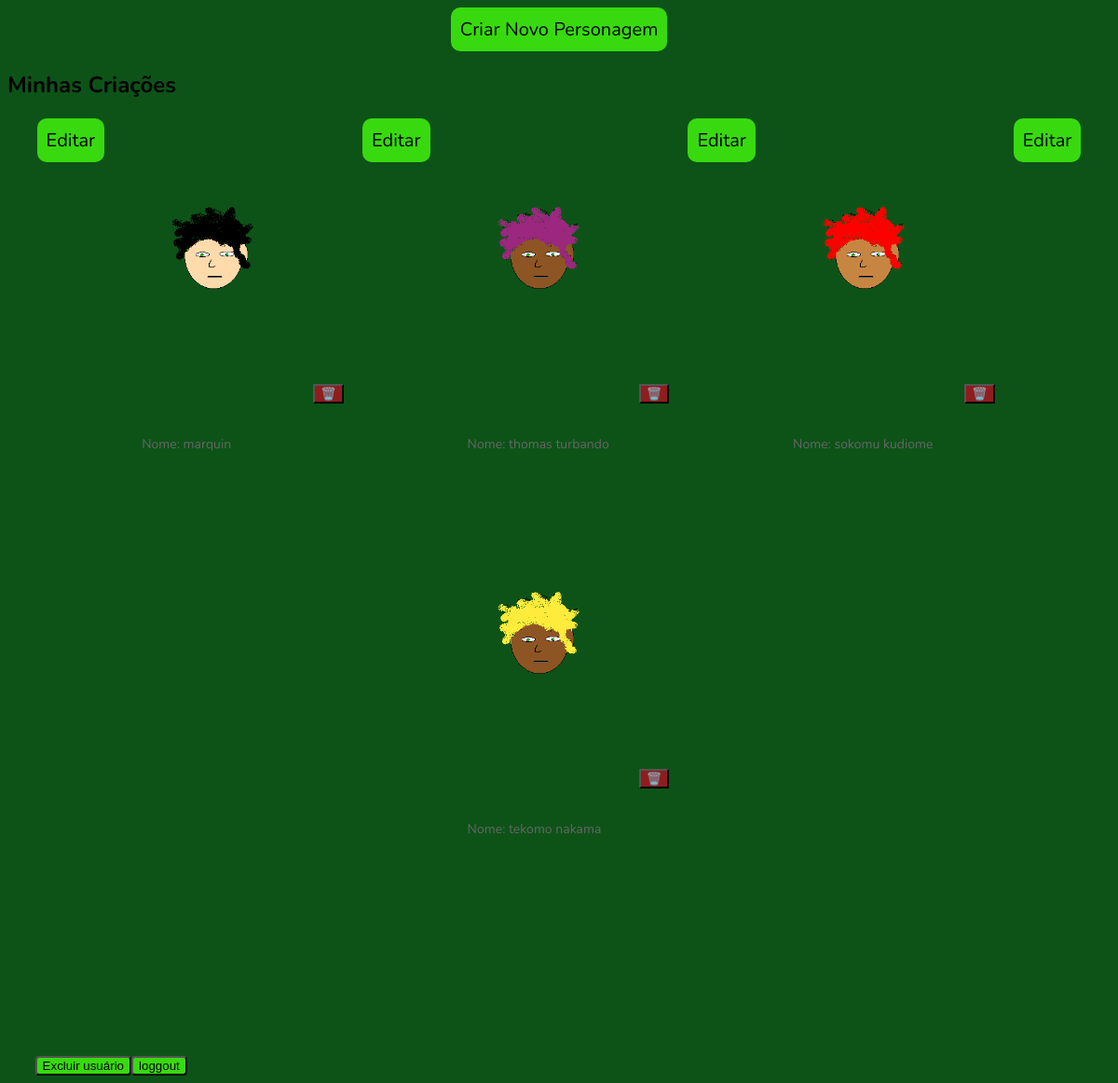
The page /home (signed in) on the database as committed earlier.
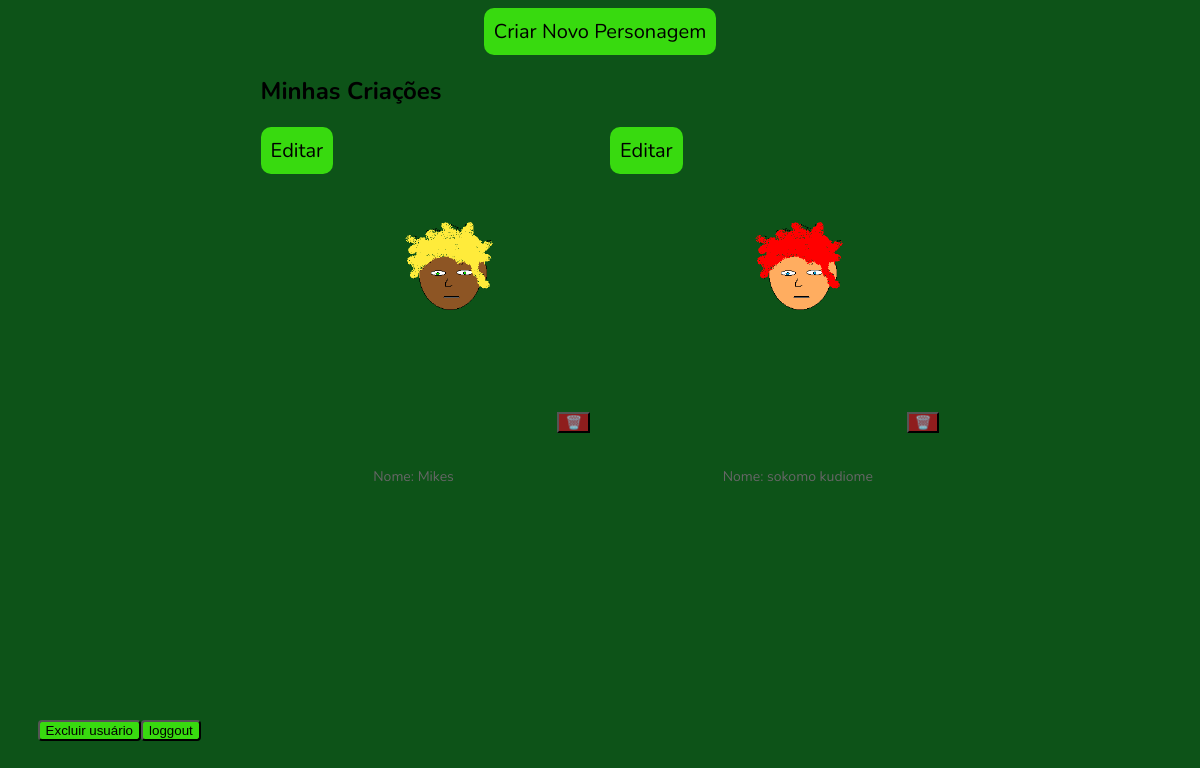
The same page on the database as committed later.
### tables this page shows
CREATE TABLE personagens (id integer primary key, nome text, variacao integer, email_usuario text,
             FOREIGN KEY(email_usuario) REFERENCES usuarios(email));

### .dist/app.py (the view)
@app.route('/home')
def home():
    if 'usuario' not in session:
        return redirect(url_for('login'))
    lista_personagens = database.buscar_personagens(session['usuario'])
    return render_template('home.html', personagens=lista_personagens)

### .dist/database.py (called while the page is built)
def conectar_banco():
    conexao = sqlite3.connect("personagens.db")
    return conexao

def buscar_personagens(email):
    conexao = conectar_banco()
    cursor = conexao.cursor()
    cursor.execute('''SELECT id, nome, variacao
                   FROM personagens WHERE email_usuario=?''',
                   (email,))
    conexao.commit()
    personagens = cursor.fetchall() # Busca todos os resultados do select e guarda em "personagens"
    return personagens

### .dist/templates/home.html (shortened to what this page needs)
<!DOCTYPE html>
<html lang="pt-br">
<head>
    <link rel="stylesheet" href="static/style.css">
</head>
<body id="home">
    <div class="botoes">
        <a href="/criar_personagem">Criar Novo Personagem</a>
    </div>
      <section class="my-creations">
        <h2>Minhas Criações</h2>
        <div class="cards-container">
          {% for personagem in personagens %}
          <div class="botoes">
            <a href="/personagens/editar/{{ personagem[0] }}"> Editar</a>
          </div>
          <div class="card">
            {% if personagem[2] == 1 %}
              <img src="{{ url_for('static', filename='img/rosto1.png') }}" class="cover" alt="Imagem">
            {% elif personagem[2] == 2 %}
              <img src="{{ url_for('static', filename='img/rosto2.png') }}" class="cover" alt="Imagem">
            {% elif personagem[2] == 3 %}
              <img src="{{ url_for('static', filename='img/rosto3.png') }}" class="cover" alt="Imagem">
            {% elif personagem[2] == 4 %}
              <img src="{{ url_for('static', filename='img/rosto4.png') }}" class="cover" alt="Imagem">
            {% elif personagem[2] == 5 %}
              <img src="{{ url_for('static', filename='img/rosto5.png') }}" class="cover" alt="Imagem">
            {% elif personagem[2] == 6 %}
              <img src="{{ url_for('static', filename='img/rosto6.png') }}" class="cover" alt="Imagem">
            {% elif personagem[2] == 7 %}
              <img src="{{ url_for('static', filename='img/rosto7.png') }}" class="cover" alt="Imagem">
            {% endif %}
            <button type="submit" class="deletar" onclick="window.location.href='/personagens/excluir/{{ personagem[0] }}'">🗑️</button>
            <div class="card-content">
              <p>Nome: {{personagem[1]}}</p>
            </div>
          </div>
          {% endfor  %}
        </div>
      </section>
      <div class="excluir_usuario"> <input type="button" onclick="window.location.href='/excluir_usuario'" value="Excluir usuário">
        <input type="button" onclick="window.location.href='/loggout'" value="loggout">
</body>
</html>

Rows that differ between the two databases and show on the page:
removed personagens: variacao 1 (drawn), nome "thomas turbando"
removed personagens: variacao 4 (drawn), nome "sokomu kudiome"
removed personagens: variacao 7 (drawn), nome "tekomo nakama"
added personagens: variacao 7 (drawn), nome "Mikes"
changed personagens: variacao: picture added; nome "marquin" → "sokomo kudiome"; variacao: picture removed
